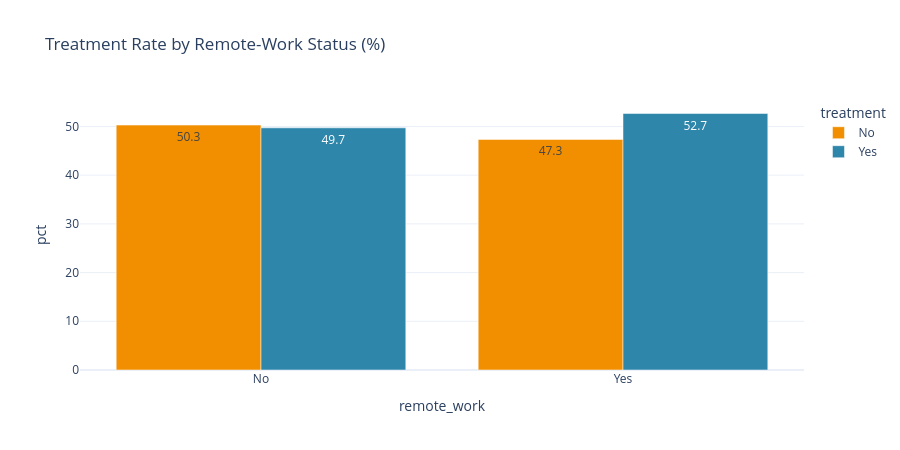

The notebook cell this image was saved under:
### Markdown cell above
#### 🏠 Chart - 8 - Remote Work vs Treatment

### Code cell
rw = pd.crosstab(df_clean['remote_work'], df_clean['treatment'], normalize='index') * 100
rw = rw.reset_index().melt(id_vars='remote_work', var_name='treatment', value_name='pct')
fig = px.bar(rw, x='remote_work', y='pct', color='treatment', barmode='group',
             color_discrete_sequence=['#F18F01', '#2E86AB'], text_auto='.1f',
             title='Treatment Rate by Remote-Work Status (%)')
fig.update_layout(template='plotly_white', height=450)
fig.show()

### Figure 1 — Plotly figure (JSON) as saved in the notebook; plotly's stock layout.template omitted (floating-point values rounded to 4 significant figures)
{"data": [{"alignmentgroup": "True", "hovertemplate": "treatment=No<br>remote_work=%{x}<br>pct=%{y}<extra></extra>", "legendgroup": "No", "marker": {"color": "#F18F01", "pattern": {"shape": ""}}, "name": "No", "offsetgroup": "No", "orientation": "v", "showlegend": true, "textposition": "auto", "texttemplate": "%{y:.1f}", "type": "bar", "x": ["No", "Yes"], "xaxis": "x", "y": [50.28, 47.34], "yaxis": "y"}, {"alignmentgroup": "True", "hovertemplate": "treatment=Yes<br>remote_work=%{x}<br>pct=%{y}<extra></extra>", "legendgroup": "Yes", "marker": {"color": "#2E86AB", "pattern": {"shape": ""}}, "name": "Yes", "offsetgroup": "Yes", "orientation": "v", "showlegend": true, "textposition": "auto", "texttemplate": "%{y:.1f}", "type": "bar", "x": ["No", "Yes"], "xaxis": "x", "y": [49.72, 52.66], "yaxis": "y"}], "layout": {"barmode": "group", "height": 450, "legend": {"title": {"text": "treatment"}, "tracegroupgap": 0}, "title": {"text": "Treatment Rate by Remote-Work Status (%)"}, "xaxis": {"anchor": "y", "domain": [0, 1], "title": {"text": "remote_work"}}, "yaxis": {"anchor": "x", "domain": [0, 1], "title": {"text": "pct"}}}}
